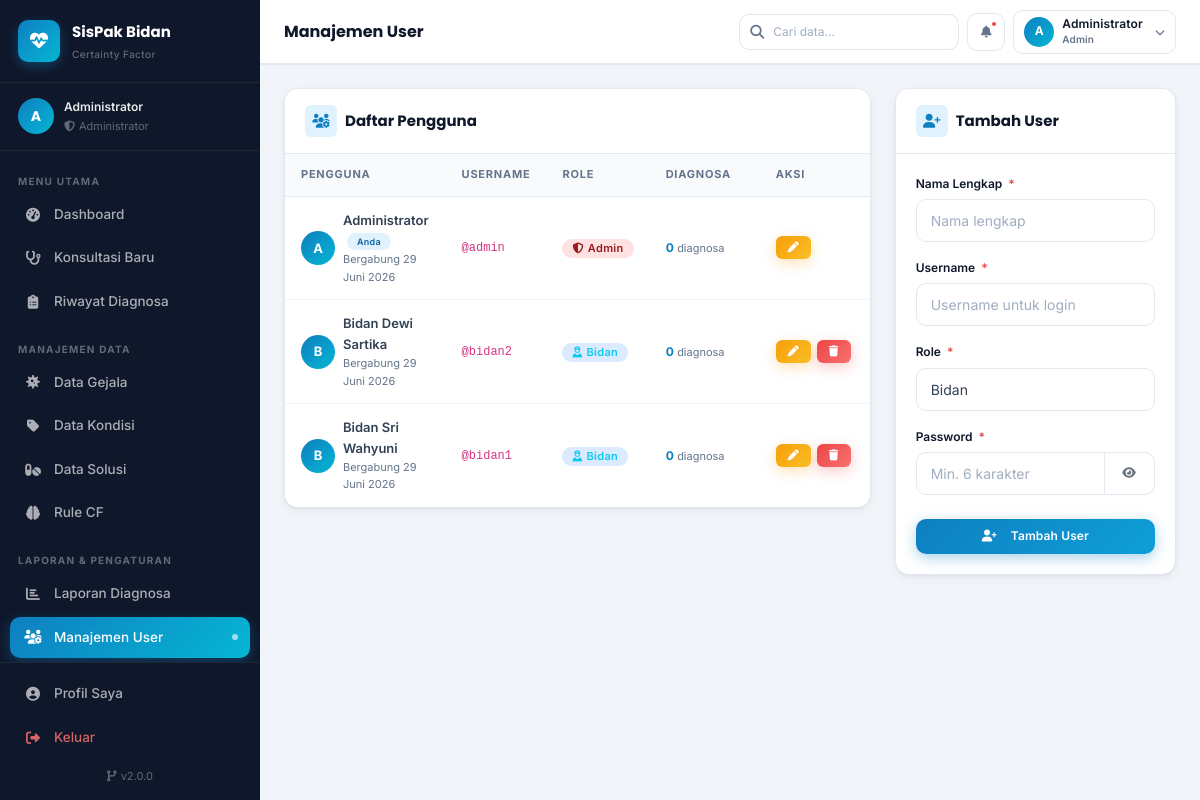
The page /admin/users.php (signed in) on the database its author committed.
### tables this page shows
CREATE TABLE IF NOT EXISTS users (
    id INT AUTO_INCREMENT PRIMARY KEY,
    nama VARCHAR(100) NOT NULL,
    username VARCHAR(50) NOT NULL UNIQUE,
    password VARCHAR(255) NOT NULL,
    role ENUM('admin','bidan') NOT NULL DEFAULT 'bidan',
    created_at TIMESTAMP DEFAULT CURRENT_TIMESTAMP
);

### config/database.php (called while the page is built, shortened)
<?php
function e(string $str): string {
    return htmlspecialchars($str, ENT_QUOTES, 'UTF-8');
}
function tglIndo(string $datetime): string {
    $bulan = [
        1  => 'Januari', 2  => 'Februari', 3  => 'Maret',
        4  => 'April',   5  => 'Mei',       6  => 'Juni',
        7  => 'Juli',    8  => 'Agustus',   9  => 'September',
        10 => 'Oktober', 11 => 'November',  12 => 'Desember',
    ];
    $ts = strtotime($datetime);
    return date('d', $ts) . ' ' . $bulan[(int)date('n', $ts)] . ' ' . date('Y', $ts);
}

### admin/users.php (the view, shortened to what this page needs)
<?php
require_once __DIR__ . '/../config/database.php';
$editData = null;
$data = $conn->query("SELECT *, (SELECT COUNT(*) FROM riwayat_diagnosa WHERE user_id=users.id) as total_diagnosa FROM users ORDER BY role, nama");
require_once __DIR__ . '/../includes/header.php';
?>
<div class="app-wrapper">
    <?php require_once __DIR__ . '/../includes/sidebar.php'; ?>
    <main class="main-content">
        <?php require_once __DIR__ . '/../includes/navbar.php'; ?>
        <div class="page-content">
            <div class="row g-4 align-items-start">
                <div class="col-lg-8">
                    <div class="card">
                        <div class="card-header">
                            <h6 class="card-title">
                                <span class="title-icon"><i class="fas fa-users-gear"></i></span>
                                Daftar Pengguna
                            </h6>
                        </div>
                        <div class="table-responsive">
                            <table class="table">
                                <thead>
                                    <tr>
                                        <th>Pengguna</th>
                                        <th>Username</th>
                                        <th width="100">Role</th>
                                        <th class="hide-mobile" width="110">Diagnosa</th>
                                        <th width="110">Aksi</th>
                                    </tr>
                                </thead>
                                <tbody>
                                <?php if ($data->num_rows === 0): ?>
                                    <tr><td colspan="5">
                                        <div class="empty-state">
                                            <div class="empty-icon"><i class="fas fa-users"></i></div>
                                            <h5>Belum Ada Pengguna</h5>
                                        </div>
                                    </td></tr>
                                <?php else:
                                    while ($row = $data->fetch_assoc()): ?>
                                    <tr>
                                        <td>
                                            <div class="d-flex align-items-center gap-2">
                                                <div style="width:34px;height:34px;background:linear-gradient(135deg,var(--primary),var(--secondary));border-radius:50%;display:flex;align-items:center;justify-content:center;color:white;font-weight:700;font-size:13px;flex-shrink:0;">
                                                    <?= strtoupper(substr($row['nama'], 0, 1)) ?>
                                                </div>
                                                <div>
                                                    <div class="fw-semibold" style="font-size:13px;">
                                                        <?= e($row['nama']) ?>
                                                        <?php if ($row['id'] == $_SESSION['user_id']): ?>
                                                        <span class="badge bg-primary-soft text-primary ms-1" style="font-size:9px;">Anda</span>
                                                        <?php endif; ?>
                                                    </div>
                                                    <div class="text-muted" style="font-size:11px;">
                                                        Bergabung <?= tglIndo($row['created_at']) ?>
                                                    </div>
                                                </div>
                                            </div>
                                        </td>
                                        <td><code style="font-size:12px;">@<?= e($row['username']) ?></code></td>
                                        <td>
                                            <?php if ($row['role'] === 'admin'): ?>
                                            <span class="badge bg-danger-soft text-danger">
                                                <i class="fas fa-shield-halved me-1"></i>Admin
                                            </span>
                                            <?php else: ?>
                                            <span class="badge bg-info-soft text-info">
                                                <i class="fas fa-user-nurse me-1"></i>Bidan
                                            </span>
                                            <?php endif; ?>
                                        </td>
                                        <td class="hide-mobile">
                                            <span class="fw-bold text-primary"><?= (int)$row['total_diagnosa'] ?></span>
                                            <span class="text-muted" style="font-size:11px;"> diagnosa</span>
                                        </td>
                                        <td>
                                            <div class="action-btns">
                                                <a href="?edit=<?= $row['id'] ?>" class="btn btn-warning btn-sm"
                                                   data-bs-toggle="tooltip" title="Edit">
                                                    <i class="fas fa-pen"></i>
                                                </a>
                                                <?php if ($row['id'] != $_SESSION['user_id']): ?>
                                                <a href="?hapus=<?= $row['id'] ?>" class="btn btn-danger btn-sm"
                                                   data-confirm="Yakin ingin menghapus user <?= e($row['nama']) ?>?"
                                                   data-bs-toggle="tooltip" title="Hapus">
                                                    <i class="fas fa-trash"></i>
                                                </a>
                                                <?php endif; ?>
                                            </div>
                                        </td>
                                    </tr>
                                <?php endwhile; endif; ?>
                                </tbody>
                            </table>
                        </div>
                    </div>
                </div>
                <div class="col-lg-4">
                    <div class="card">
                        <div class="card-header">
                            <h6 class="card-title">
                                <span class="title-icon">
                                    <i class="fas fa-<?= $editData ? 'pen' : 'user-plus' ?>"></i>
                                </span>
                                <?= $editData ? 'Edit User' : 'Tambah User' ?>
                            </h6>
                        </div>
                        <div class="card-body">
                            <form method="POST" data-validate>
                                <div class="mb-3">
                                    <label class="form-label">Nama Lengkap <span class="required">*</span></label>
                                    <input type="text" name="nama" class="form-control"
                                           placeholder="Nama lengkap"
                                           value="<?= e($editData['nama'] ?? '') ?>" required>
                                </div>
                                <div class="mb-3">
                                    <label class="form-label">Username <span class="required">*</span></label>
                                    <input type="text" name="username" class="form-control"
                                           placeholder="Username untuk login"
                                           value="<?= e($editData['username'] ?? '') ?>" required>
                                </div>
                                <div class="mb-3">
                                    <label class="form-label">Role <span class="required">*</span></label>
                                    <select name="role" class="form-select">
                                        <option value="bidan" <?= ($editData['role'] ?? '') === 'bidan' ? 'selected' : '' ?>>
                                            Bidan
                                        </option>
                                    </select>
                                </div>
                                <div class="mb-4">
                                    <label class="form-label">
                                        Password <?= $editData ? '' : '<span class="required">*</span>' ?>
                                    </label>
                                    <div class="input-group">
                                        <input type="password" id="passwordInput" name="password"
                                               class="form-control"
                                               placeholder="<?= $editData ? 'Kosongkan jika tidak diubah' : 'Min. 6 karakter' ?>"
                                               <?= $editData ? '' : 'required' ?>>
                                        <button type="button" class="btn btn-outline-secondary"
                                                data-toggle-password="passwordInput"
                                                style="border:1.5px solid var(--border);border-left:none;">
                                            <i class="fas fa-eye"></i>
                                        </button>
                                    </div>
                                </div>
                                <button type="submit" class="btn btn-primary w-100 justify-content-center">
                                    <i class="fas fa-<?= $editData ? 'floppy-disk' : 'user-plus' ?> me-2"></i>
                                    <?= $editData ? 'Simpan Perubahan' : 'Tambah User' ?>
                                </button>
                            </form>
                        </div>
                    </div>
                </div>
            </div>
        </div>
    </main>
</div>
<?php require_once __DIR__ . '/../includes/footer.php'; ?>

### assets/css/theme.css (style rules this page uses)
:root { --primary: #0e7fc0; --primary-dark: #0960a0; --primary-light: #e0f2fe; --secondary: #06b6d4; --accent: #8b5cf6; --success: #10b981; --warning: #f59e0b; --danger: #ef4444; --info: #3b82f6; --success-soft: #d1fae5; --warning-soft: #fef3c7; --danger-soft: #fee2e2; --info-soft: #dbeafe; --primary-soft: #e0f2fe; --dark: #0f172a; --body-text: #334155; --muted: #64748b; --border: #e2e8f0; --bg-body: #f1f5f9; --bg-white: #ffffff; --bg-card: #ffffff; --font-sans: 'Inter', -apple-system, BlinkMacSystemFont, 'Segoe UI', sans-serif; --font-display: 'Poppins', var(--font-sans); --font-mono: 'Courier New', monospace; --text-xs: 11px; --text-sm: 12px; --text-base: 14px; --text-md: 15px; --text-lg: 16px; --text-xl: 18px; --text-2xl: 22px; --text-3xl: 28px; --text-4xl: 36px; --spacing-xs: 4px; --spacing-sm: 8px; --spacing-md: 16px; --spacing-lg: 24px; --spacing-xl: 32px; --spacing-2xl: 48px; --radius-sm: 6px; --radius-md: 10px; --radius-lg: 14px; --radius-xl: 20px; --radius-full: 9999px; --shadow-xs: 0 1px 2px rgba(0,0,0,.04); --shadow-sm: 0 1px 3px rgba(0,0,0,.06), 0 4px 12px rgba(0,0,0,.04); --shadow-md: 0 4px 16px rgba(0,0,0,.08), 0 1px 4px rgba(0,0,0,.04); --shadow-lg: 0 10px 40px rgba(0,0,0,.12), 0 2px 8px rgba(0,0,0,.06); --shadow-xl: 0 20px 60px rgba(0,0,0,.16); --sidebar-width: 260px; --sidebar-bg: #0f172a; --sidebar-border: rgba(255,255,255,.07); --sidebar-text: rgba(255,255,255,.65); --sidebar-text-muted: rgba(255,255,255,.35); --sidebar-active-bg: linear-gradient(135deg, var(--primary), var(--secondary)); --topbar-height: 64px; --topbar-bg: var(--bg-white); --topbar-border: var(--border); --transition-fast: all .15s ease; --transition-base: all .25s ease; --transition-slow: all .4s ease; }
*, *::before, *::after { box-sizing: border-box; margin: 0; padding: 0; }
html { font-size: 16px; scroll-behavior: smooth; -webkit-text-size-adjust: 100%; }
body { font-family: var(--font-sans); font-size: var(--text-base); color: var(--body-text); background: var(--bg-body); line-height: 1.6; -webkit-font-smoothing: antialiased; -moz-osx-font-smoothing: grayscale; }
a { text-decoration: none; color: inherit; transition: var(--transition-fast); }
.bg-primary-soft { background-color: var(--primary-soft) !important; }
.bg-danger-soft { background-color: var(--danger-soft) !important; }
.bg-info-soft { background-color: var(--info-soft) !important; }
.text-primary { color: var(--primary) !important; }
.text-danger { color: var(--danger) !important; }
.text-muted { color: var(--muted) !important; }
.badge { font-family: var(--font-sans); font-weight: 600; letter-spacing: .02em; }
.badge.bg-danger-soft { color: #991b1b !important; }
.badge.bg-primary-soft { color: var(--primary-dark) !important; }
h1, h2, h3, h4, h5, h6 { font-family: var(--font-display); font-weight: 700; line-height: 1.3; color: var(--dark); }

### assets/css/dashboard.css (style rules this page uses)
.app-wrapper { display: flex; min-height: 100vh; }
.main-content { margin-left: var(--sidebar-width); flex: 1; display: flex; flex-direction: column; min-height: 100vh; }
.page-content { padding: 24px; flex: 1; }

### rows shown on the page
users: nama "A", nama "Administrator", shows "Anda", created_at "29 Juni 2026", username "admin", role "admin" (drawn), total_diagnosa "0"
users: nama "B", nama "Bidan Dewi Sartika", created_at "29 Juni 2026", username "bidan2", role "bidan" (drawn), total_diagnosa "0"
users: nama "B", nama "Bidan Sri Wahyuni", created_at "29 Juni 2026", username "bidan1", role "bidan" (drawn), total_diagnosa "0"

### other values the page prints
APP_NAME "SisPak Bidan"
$userInitial "A"
$userName "Administrator"
$item['label'] "Dashboard"
$item['label'] "Konsultasi Baru"
$item['label'] "Riwayat Diagnosa"
$item['label'] "Data Gejala"
$item['label'] "Data Kondisi"
$item['label'] "Data Solusi"
$item['label'] "Rule CF"
$item['label'] "Laporan Diagnosa"
$item['label'] "Manajemen User"
APP_VERSION "2.0.0"
substr($_SESSION['nama'] ?? 'U', 0, 1) "A"
$_SESSION['nama'] "Administrator"
